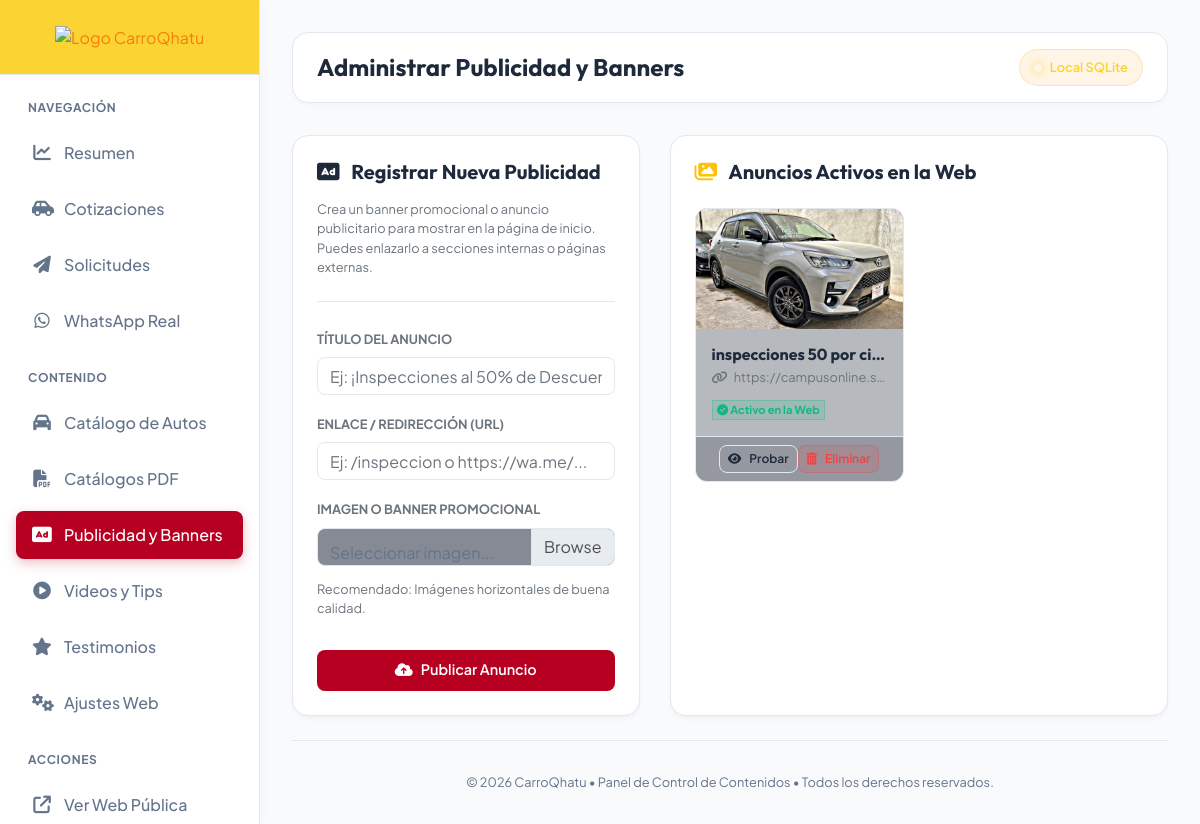
The page /admin/publicidad (signed in) on the database as committed earlier.
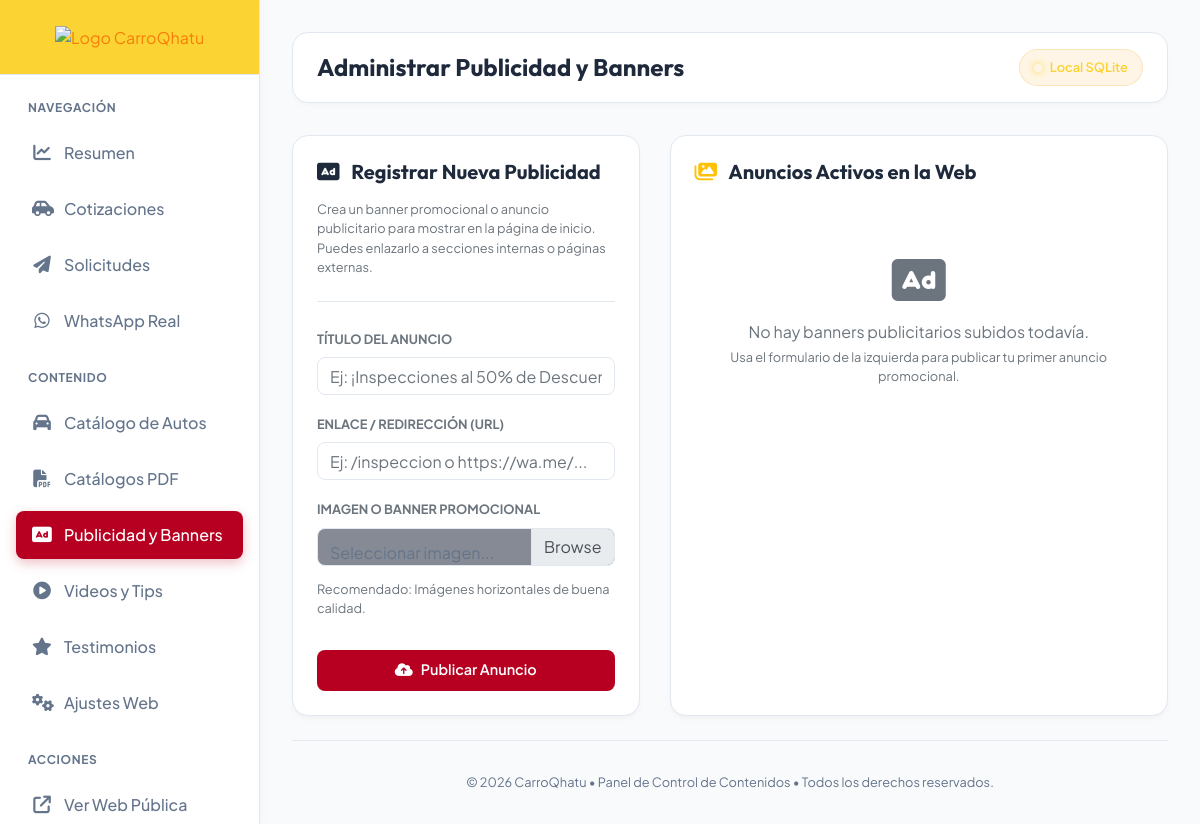
The same page on the database as committed later.
### tables this page shows
CREATE TABLE publicidad (
            id INTEGER PRIMARY KEY AUTOINCREMENT,
            titulo TEXT,
            imagen_url TEXT,
            enlace_url TEXT,
            activo INTEGER DEFAULT 1,
            created_at TEXT
        );

### app.py (the view, shortened to what this page needs)
@app.route("/admin/publicidad", methods=["GET", "POST"])
@admin_required
def admin_publicidad():
    publicidad, db_source = db_manager.get_all_publicidad()
    return render_template("admin/admin_publicidad.html", publicidad=publicidad, db_source=db_source)

### app.py (called while the page is built)
@app.after_request
def add_security_headers(response):
    response.headers['X-Content-Type-Options'] = 'nosniff'
    response.headers['X-Frame-Options'] = 'DENY'
    response.headers['Referrer-Policy'] = 'strict-origin-when-cross-origin'
    response.headers['Content-Security-Policy'] = (
        "default-src 'self' https:; "
        "script-src 'self' 'unsafe-inline' https://code.jquery.com https://stackpath.bootstrapcdn.com https://cdnjs.cloudflare.com; "
        "style-src 'self' 'unsafe-inline' https://fonts.googleapis.com https://cdnjs.cloudflare.com https://stackpath.bootstrapcdn.com; "
        "font-src 'self' https://fonts.gstatic.com https://cdnjs.cloudflare.com; "
        "img-src 'self' data: https:;"
    )
    if not app.debug:
        response.headers['Strict-Transport-Security'] = 'max-age=31536000; includeSubDomains'
    return response

def admin_required(f):
    @wraps(f)
    def decorated_function(*args, **kwargs):
        if not session.get("admin_logged_in"):
            flash("Acceso no autorizado.", "warning")
            return redirect(url_for("index"))
        return f(*args, **kwargs)
    return decorated_function

### templates/admin/admin_publicidad.html (shortened to what the changed rows need)
{% extends "admin/admin_layout.html" %}
{% block content %}
<div class="row">
    <div class="col-lg-7 mb-4">
        <div class="card-admin h-100">
            {% if publicidad %}
            <div class="row">
                {% for ad in publicidad %}
                <div class="col-md-6 mb-4">
                    <div class="border rounded-3 d-flex flex-column justify-content-between h-100 overflow-hidden" style="background-color: rgba(15, 23, 42, 0.3); border-color: var(--border-color) !important; border-radius: 0.75rem;">
                        <div style="height: 120px; overflow: hidden; background-color: #121824;">
                            <img src="{{ ad.imagen_url }}" alt="{{ ad.titulo }}" style="width: 100%; height: 100%; object-fit: cover;">
                        </div>
                        <div class="p-3">
                            <h6 class="text-white font-weight-bold mb-1 text-truncate" title="{{ ad.titulo }}">{{ ad.titulo }}</h6>
                            <p class="text-muted small text-truncate mb-2" style="font-size: 0.8rem;" title="{{ ad.enlace_url }}">
                                <i class="fa-solid fa-link mr-1 text-indigo"></i> {{ ad.enlace_url }}
                            </p>
                            <span class="badge badge-success" style="font-size: 0.7rem; background-color: rgba(16, 185, 129, 0.15); color: var(--success); font-weight: 700; border: 1px solid rgba(16, 185, 129, 0.3);">
                                <i class="fa-solid fa-circle-check"></i> Activo en la Web
                            </span>
                        </div>
                        <div class="p-2 border-top d-flex gap-2 justify-content-center" style="border-color: var(--border-color) !important; background-color: rgba(15, 23, 42, 0.2);">
                            <a href="{{ ad.enlace_url }}" target="_blank" class="btn-admin btn-admin-secondary py-1 px-2 small text-decoration-none" style="font-size: 0.75rem;">
                                <i class="fa-solid fa-eye"></i> Probar
                            </a>
                            <form action="{{ url_for('admin_delete_publicidad', pub_id=ad.id) }}" method="POST" onsubmit="return confirm('¿Estás seguro de que deseas eliminar este anuncio publicitario permanentemente?');" class="mb-0">
                                <button type="submit" class="btn-admin btn-admin-danger py-1 px-2 small" style="font-size: 0.75rem;">
                                    <i class="fa-solid fa-trash-can"></i> Eliminar
                                </button>
                            </form>
                        </div>
                    </div>
                </div>
                {% endfor %}
            </div>
            {% else %}
            <div class="text-center py-5 text-muted my-auto">
                <i class="fa-solid fa-rectangle-ad fa-3x mb-3 text-muted"></i>
                <p class="mb-0">No hay banners publicitarios subidos todavía.</p>
                <p class="small text-muted mt-1">Usa el formulario de la izquierda para publicar tu primer anuncio promocional.</p>
            </div>
            {% endif %}
        </div>
    </div>
</div>
{% endblock %}

Rows that differ between the two databases and show on the page:
removed publicidad: imagen_url (placeholder picture), titulo "inspecciones 50 por ci…", enlace_url "https://campusonline.s…"
Other text that changed with them:
text now shown: "No hay banners publicitarios subidos todavía. Usa el formulario de la izquierda para publicar tu primer anuncio promocional."
